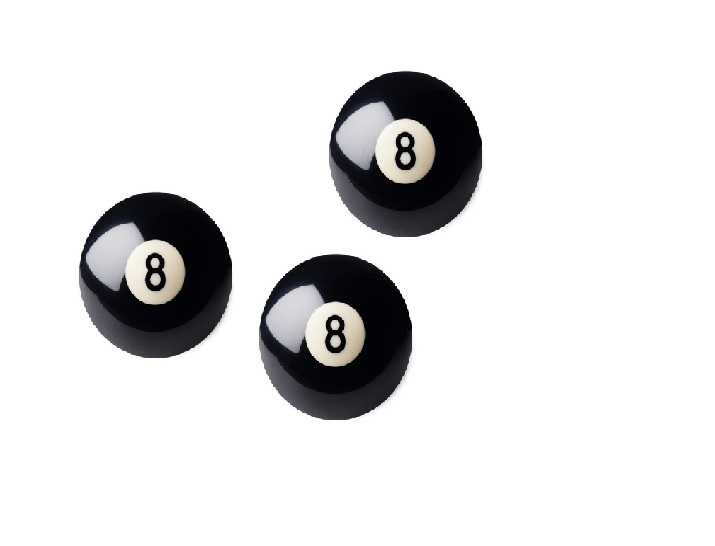
#> input picture im2.jpg, 715 x 546 px
$ python E2.py
#> lines starting #> are read from the running program, lines starting #| are printed output that depends on the picture; after the words box and inside, x2 and y2 are one past the last pixel; in counts of white or black regions, pixels touching at a corner belong together
#Paredes Márquez Carlos
#Ejercicio dos
#06 10 2021

import cv2

im = cv2.imread('im2.jpg')
#> im is the input picture: shape (546, 715, 3); mean B, G, R 226.3, 225.9, 226
hsv = cv2.cvtColor(im, cv2.COLOR_BGR2HSV)
#> hsv: shape (546, 715, 3); mean H, S, V 16.9, 12.6, 226.7

mask0 = cv2.inRange(hsv, (104,0,0), (124,255,255))
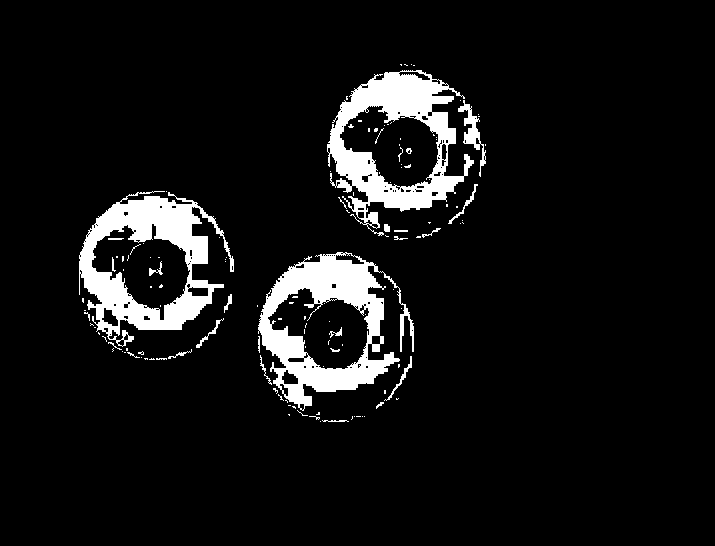
#> mask0: shape (546, 715); 7.6% white; 132 white regions (105 under 20 px), largest, box (x1, y1, x2, y2) and area: (258, 252, 414, 411) 9302, (79, 191, 234, 347) 9170, (327, 70, 474, 236) 8879
mask = mask0.copy()

cv2.floodFill(mask0, None, (80, 300), 255)
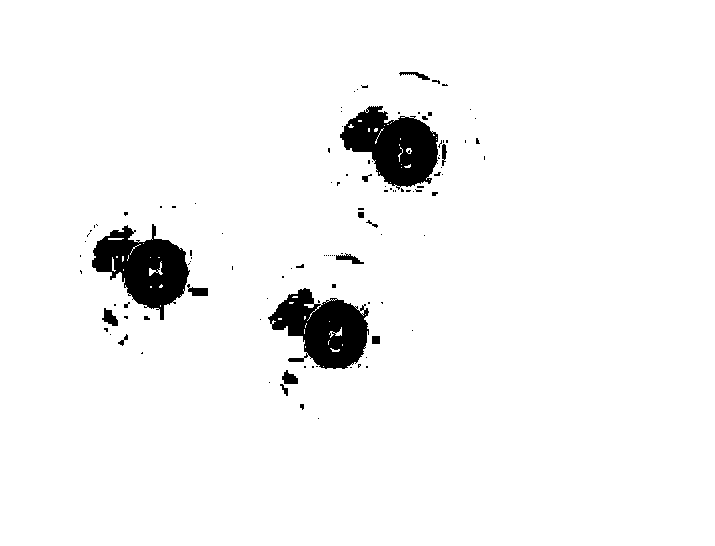
#> mask0: shape (546, 715); 95.8% white; 111 black regions (92 under 20 px), largest, box (x1, y1, x2, y2) and area: (92, 224, 190, 320) 4897, (340, 106, 438, 190) 4895, (268, 288, 369, 369) 4846

im2 = cv2.bitwise_not(mask0)
im3 = cv2.bitwise_or(im2, mask)
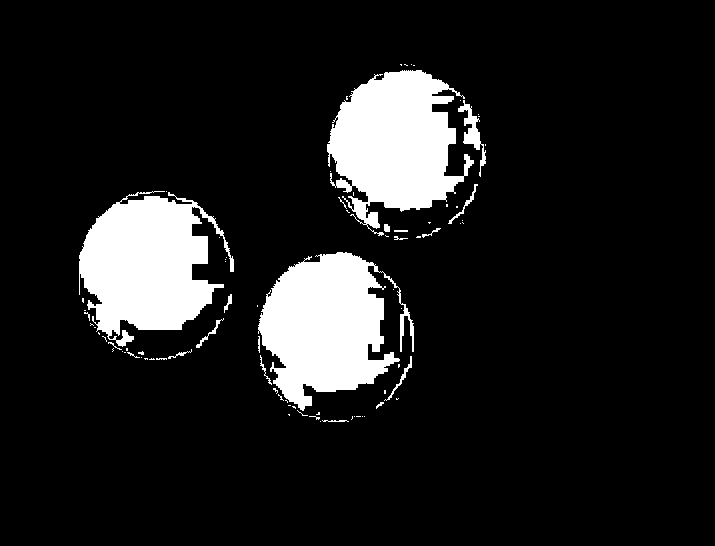
#> im3: shape (546, 715); 11.7% white; 82 white regions (63 under 20 px), largest, box (x1, y1, x2, y2) and area: (258, 252, 414, 411) 14779, (79, 191, 234, 347) 14748, (327, 70, 474, 236) 14454

cv2.imshow('Primera imagen', im)
cv2.imshow('Mask', mask)
cv2.imshow('Flood', mask0)
cv2.imshow('Negacion mask', im2)
cv2.imshow('Imagen final', im3)
cv2.waitKey(0)
